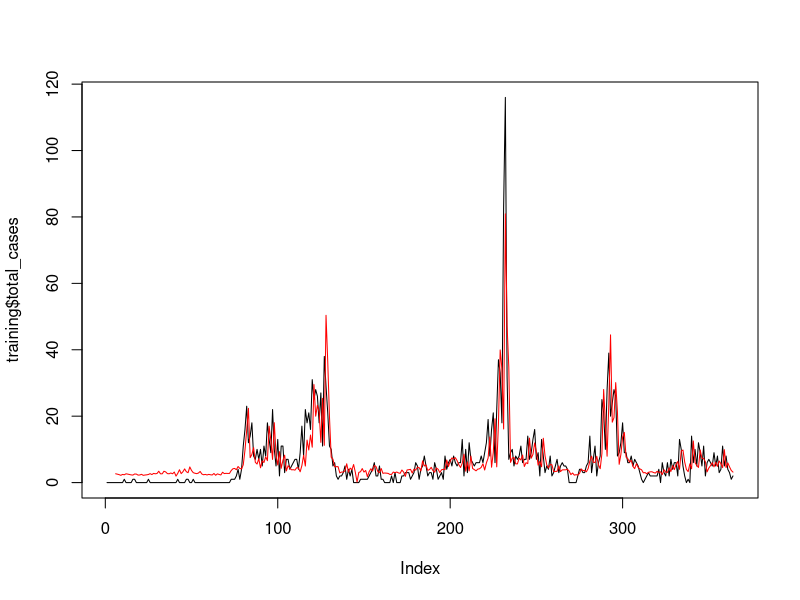
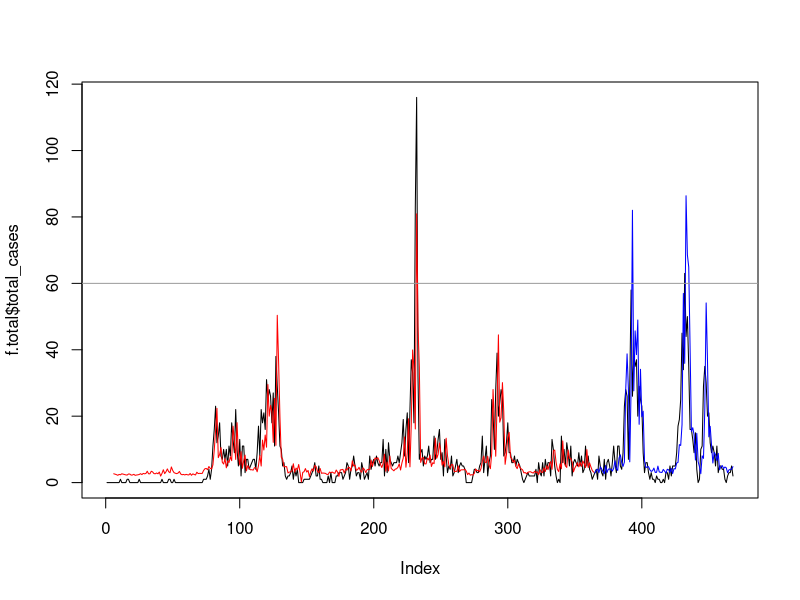

These charts were generated, in order, by the following R code:
setwd("~/Doks/Uni/Epidemiologie/Master Thesis/Thesis-Code/Data")
Iquitos <- read.csv("../Data/Iquitos_total2.csv")

library(mgcv)
form <- as.formula("total_cases ~ s(total_cases1,k=4)+s(precipitation_amount5,k=4)+s(specific_humidity5,k=4)+s(DTR,k=4)")
#form <- as.formula("total_cases ~ s(total_cases,k=4)+s(total_cases1,k=4)+s(precipitation_amount5,k=4)+s(specific_humidity5,k=4)")

training <- Iquitos[1:364,]

attach(training)
mod.train <- mgcv::gam(form, family=quasipoisson, na.action=na.exclude, data=training)
summary(mod.train)
concurvity(mod.train)

par(mfrow=c(1,1))
p <- fitted.values(mod.train)
plot(training$total_cases, type="l")
points(predict(mod.train, type="response"),type="l", col="red")

sqrt(mean((training$total_cases-p)^2,na.rm=T))
sqrt(mean((training$total_cases-p)^2,na.rm=T))/sqrt(mean((training$total_cases)^2))
detach(training)

f.total <- Iquitos
### testing
attach(f.total)
preddata <- data.frame(total_cases1,precipitation_amount5,specific_humidity5,DTR3)
f.total$predict<-predict(mod.train, type="response", newdata=as.data.frame(preddata))
#c <- forecast(mod.train, newdata =as.data.frame(preddata), h=2)

p <- f.total$predict
train <- f.total[1:364,]
pred <- f.total[365:468,]

par(mfrow=c(1,1))
plot(f.total$total_cases, type="l")
points(train$predict,type="l", col="red")
points(365:468,pred$predict,type="l", col="blue")
abline(h=60, col = "gray60")

#for training data
sqrt(mean((train$total_cases-train$predict)^2,na.rm=T))/sqrt(mean((train$total_cases)^2))
#for validation data 2011-2013
sqrt(mean((pred$total_cases-pred$predict)^2,na.rm=T))/sqrt(mean((pred$total_cases)^2))
